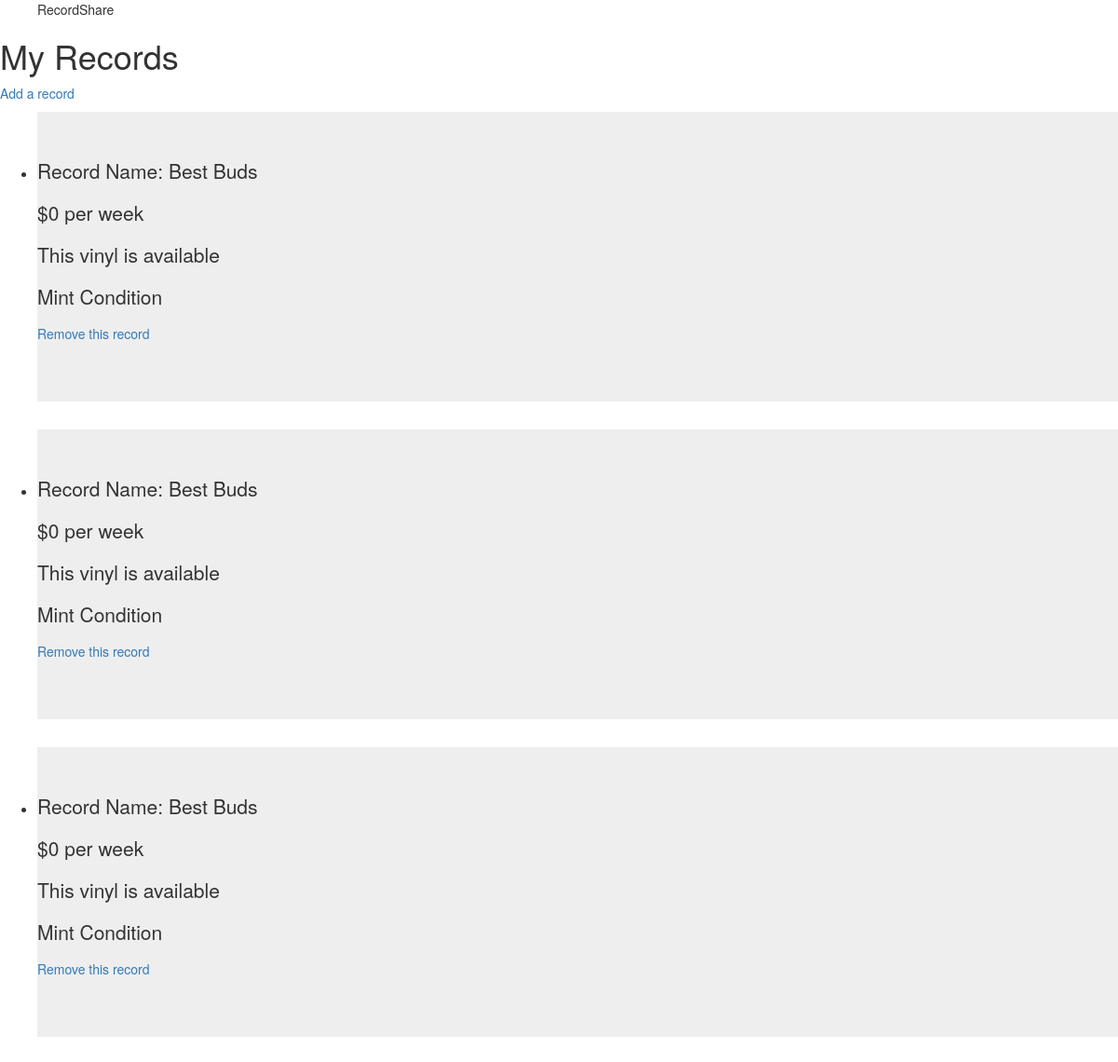
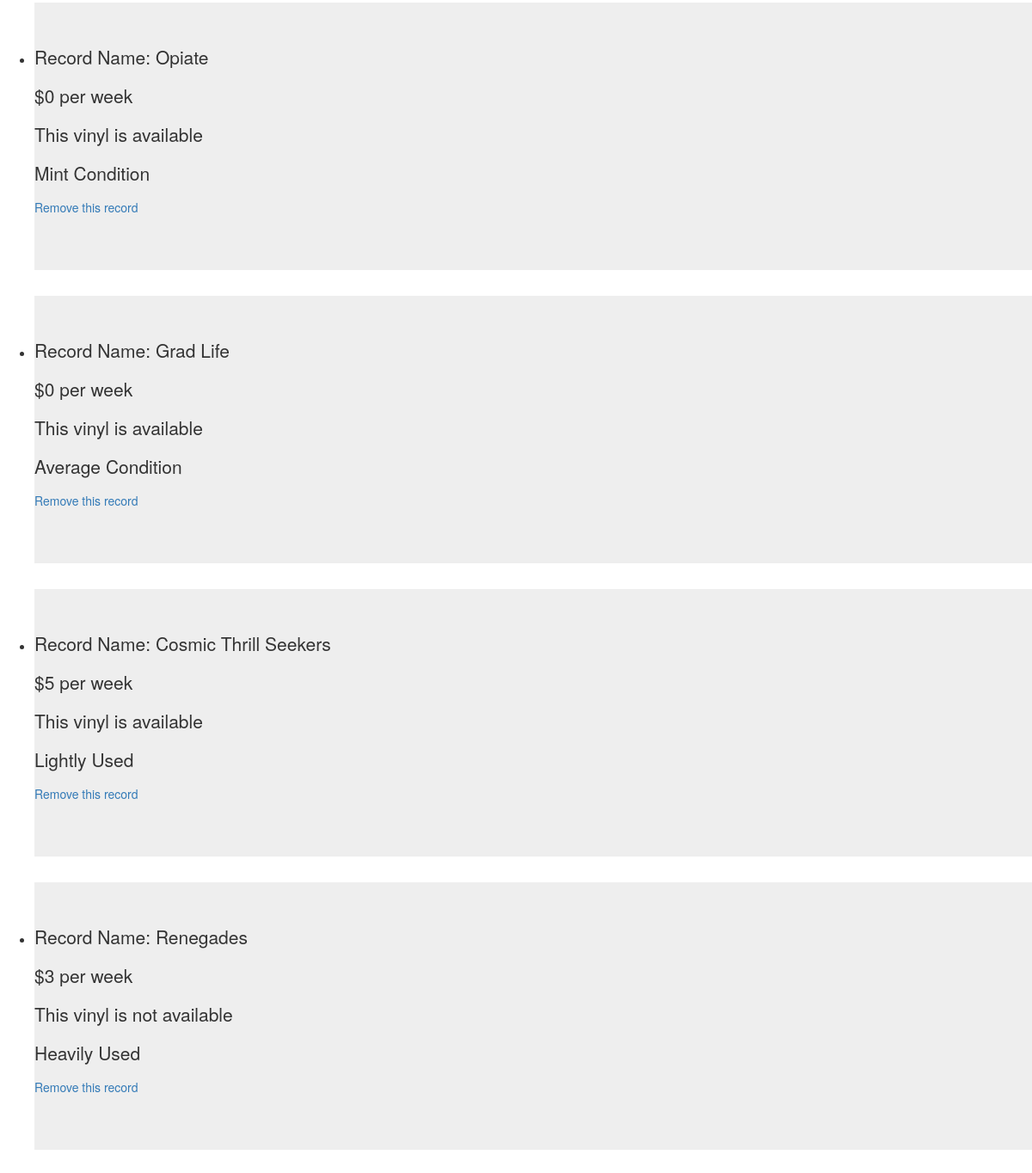
The app's page /, older data (2 pictures, top to bottom).
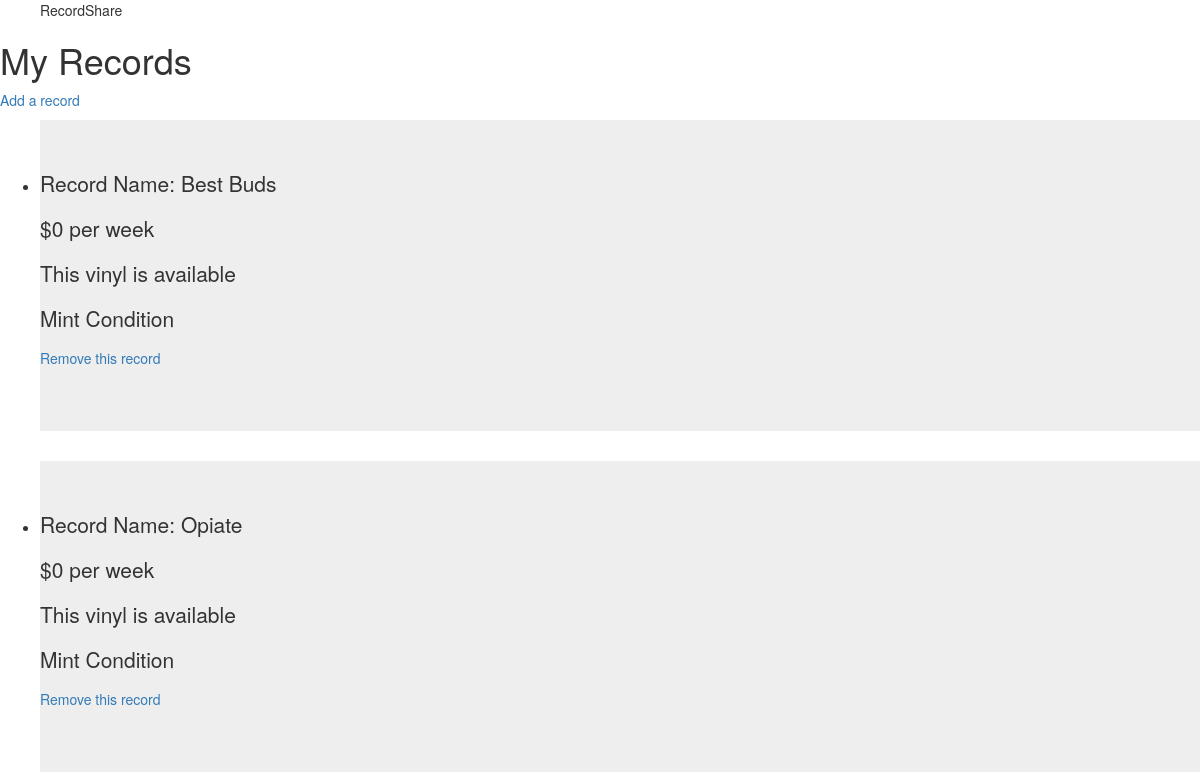
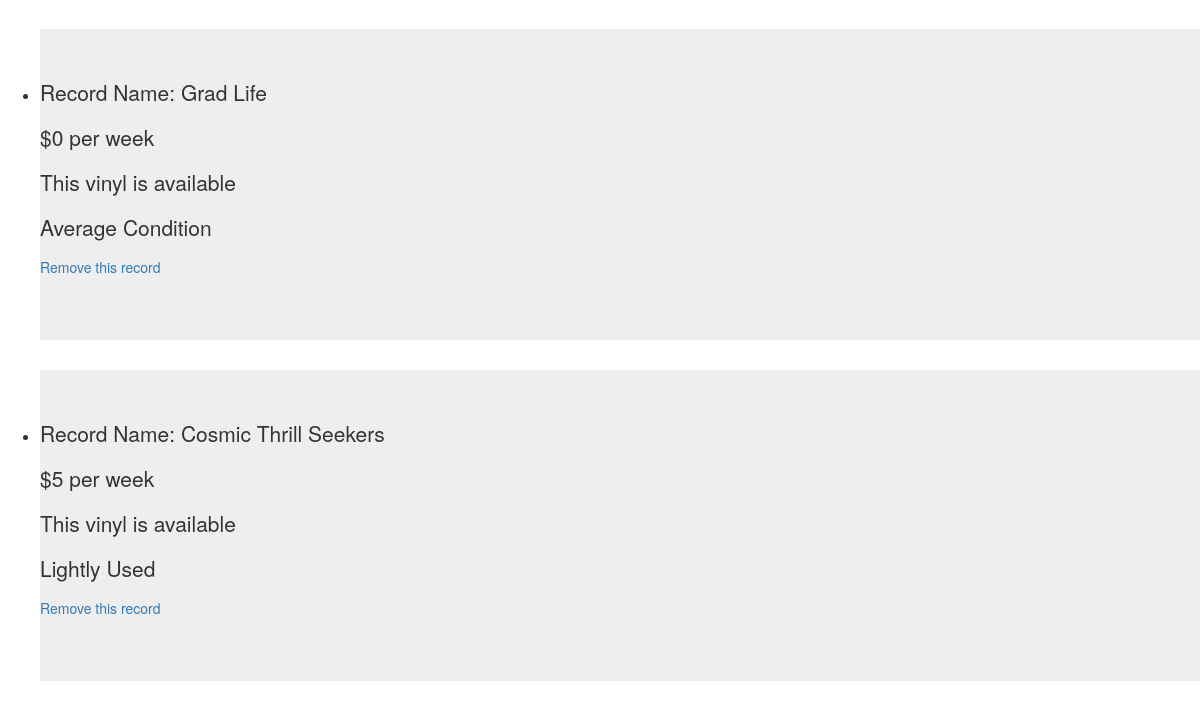
The same page, newer data (2 pictures, top to bottom).
### records/models.py (models this page shows, shortened)
class Records(models.Model):
    MINT = 'MINT'
    LIGHT = 'LIGHTLY'
    AVG = 'AVERAGE'
    HEAVY = 'HEAVILY'
    CONDITION_CHOICES = [
        (MINT, 'Mint'),
        (LIGHT, 'Light'),
        (AVG, 'Average'),
        (HEAVY, 'Heavy'),
    ]
    name = models.CharField(max_length=50)
    condition = models.CharField(max_length=10, choices=CONDITION_CHOICES, default = AVG)
    is_available = models.BooleanField(default=True)
    price = models.IntegerField(default=0)

### records/views.py (the view)
# urls.py: path("", views.index, name='index'),
def index(request):
    record_list = Records.objects.all()
    context = {
        'record_list': record_list,
    }
    return render(request, 'records/index.html', context)

### records/templates/records/index.html
{% extends 'records/base.html' %}
{% load static %}
{% block content %}
  <h1>My Records</h1>
  <a href="{% url 'records:create' %}"<p>Add a record</p></a>
  <ul>
    {% for records in record_list %}
    <div class="jumbotron">
      <li>
        <p>Record Name: {{records.name}}</p>
        <p>${{records.price}} per week</p>
        {% ifequal records.is_available True %}
          <p>This vinyl is available</p>
        {% endifequal %}
        {% ifequal records.is_available False %}
          <p>This vinyl is not available</p>
        {% endifequal %}
        {% ifequal records.condition 'MINT' %}
          <p>Mint Condition</p>
        {% endifequal %}
        {% ifequal records.condition 'LIGHTLY' %}
          <p>Lightly Used</p>
        {% endifequal %}
        {% ifequal records.condition 'AVERAGE' %}
          <p>Average Condition</p>
        {% endifequal %}
        {% ifequal records.condition 'HEAVILY' %}
          <p>Heavily Used</p>
        {% endifequal %}
        <a href="{% url 'records:delete'  records.id %}"<p>Remove this record</p></a>
      </li>
    </div>
    {% endfor %}
  </ul>
{% endblock %}

### records/templates/records/base.html (shortened to what this page needs)
<html>
  <head>
    <link rel="stylesheet" href="//maxcdn.bootstrapcdn.com/bootstrap/3.2.0/css/bootstrap.min.css">
    <link rel="stylesheet" href="//maxcdn.bootstrapcdn.com/bootstrap/3.2.0/css/bootstrap-theme.min.css">
  </head>
  <body>
    <header>
      <ul>RecordShare
    </header>
    <main>
      {% block content %}
      {% endblock %}
    </main>
  </body>
</html>

Row changes from the older to the newer data that the page shows:
removed Records: name "Best Buds", price "0"
removed Records: name "Best Buds", price "0"
removed Records: name "Renegades", price "3"
